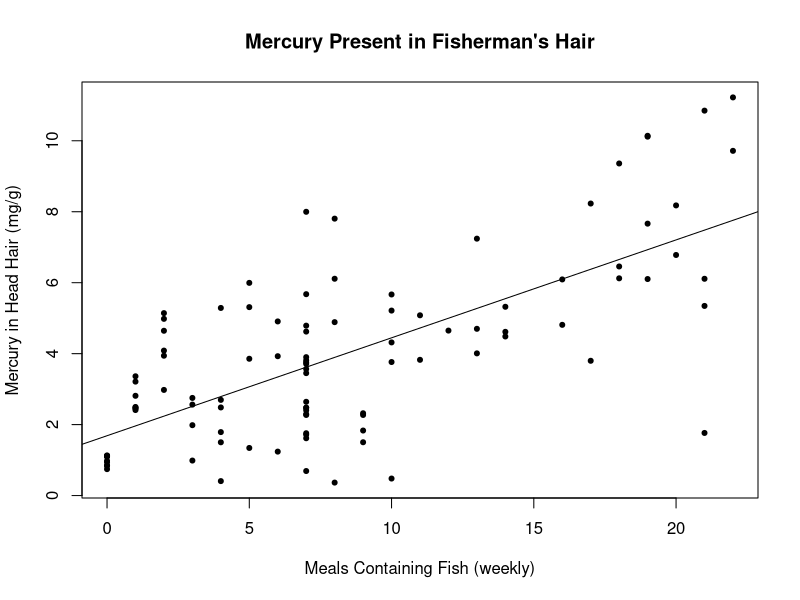

Write the R code that produced this figure.
# CS555 Data Analysis and Visualization
# Homework3.R
# Jefferson Parker, japarker@bu.edu
# 20180723

# 1. Save the data to a local file and read into R.
inputDir <- "C:/Users/jparker/Code/Input";
setwd(inputDir);
fishmerc <- read.table(file = "fishmeal_mercury_data.txt", header = TRUE);

# 2. Genereate a scatterplot (labels and title).
# 	Use the plot to describe the fomr, direction and strength of any association.
plot(x = fishmerc$Count.FishMeals,
		 y = fishmerc$Mercury.mgPerGram,
		 pch = 20,
		 xlab = "Meals Containing Fish (weekly)",
		 ylab = "Mercury in Head Hair (mg/g)",
		 main = "Mercury Present in Fisherman's Hair"
);

# 3. Calculate the correlation coefficient.
r.fish <- cor(fishmerc$Count.FishMeals, fishmerc$Mercury.mgPerGram);
r.fish;

# 4. Find the least square regression line.
# Write the equation for the line and add it to the plot.
regLine <- lm(fishmerc$Mercury.mgPerGram ~ fishmerc$Count.FishMeals);
regLine;

abline(regLine);

# 5. What are the estimates for beta1 and beta0.
regLine$coefficients;

# 6. Calculate the ANOVA table.
# 	Formally test beta1 = 0 by F-test or t-test at alpha = 0.10.
anova(regLine);
#summary(aov(fishmerc$Mercury.mgPerGram ~ fishmerc$Count.FishMeals));
# While anova(lm(formula)) and (aov(formula)) generate the ANOVA table in different
# ways, the results are within rounding differences identical.

qf(1 - 0.1, 1, nrow(fishmerc)-2);

# Calculate the table for standard error of b1hat.
betaTable <- fishmerc;
colnames(betaTable) <- c("x", "y");

# Calculate the fitted value yhat with the regression coefficients.
betaTable$yhat <- regLine$coefficients[1] + (regLine$coefficients[2] * betaTable$x);

# Calculate the terms of the SE of beta1(hat)
betaTable$y.min.yhat <- betaTable$y - betaTable$yhat;
betaTable$y.min.yhat2 <- betaTable$y.min.yhat^2;

betaTable$x.min.xbar <- betaTable$x - mean(betaTable$x);
betaTable$x.min.xbar2 <- betaTable$x.min.xbar^2;
betaTable;

# Also calculate R^2.
r2.fish <- r.fish^2;
r2.fish;

# Also calculate the 90% confidence interval for beta1.
#  First, calculate the standard error for beta1hat.
sebeta1hat.top <- sqrt(sum(betaTable$y.min.yhat2/(nrow(betaTable)-2)));
sebeta1hat.bot <- sqrt(sum(betaTable$x.min.xbar2));
se.beta1hat <- sebeta1hat.top/sebeta1hat.bot;

# Next, find our 2-sided t-statistic
t.confint <- qt(0.90, df = nrow(betaTable) - 2);

# Then, calculate the bounds of the confidence interval.
regLine$coefficients[2] + (t.confint * se.beta1hat);
regLine$coefficients[2] - (t.confint * se.beta1hat);
